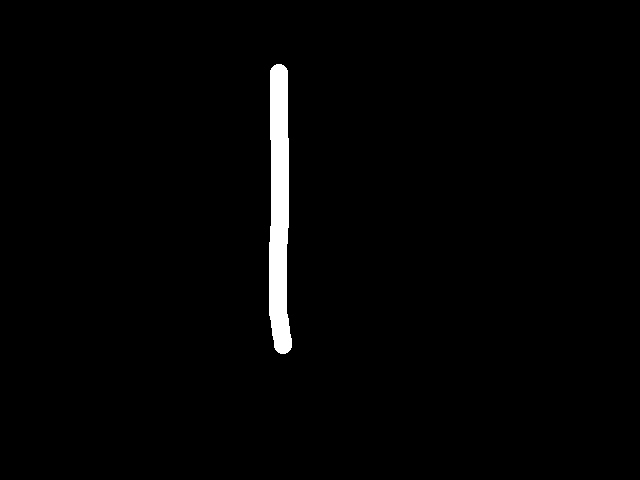
#> input picture empty.jpg, 640 x 480 px
$ python p3.py
#> lines starting #> are read from the running program, lines starting #| are printed output that depends on the picture
#> the answer given: 1
import numpy as np
from PIL import Image
import matplotlib.pyplot as plt

def readImage(path):
#> called with path = 'empty.jpg'
    im=Image.open(path)
#> im is the input picture: PIL image 640x480 L; min 0, max 255, mean 4.3
#> the answer given: 100

    # im.show()
    return im

def applyFilter(npImage,filter_array,type="weight"):
#> called with type = 'weight'
    filter_size, _=filter_array.shape
#> filter_size = 100
    num_rows, num_cols = npImage.shape
#> num_rows = 480; num_cols = 640
    padded=np.pad(npImage,
        ((int((filter_size-1)/2),int((filter_size-1)/2)),(int((filter_size-1)/2),int((filter_size-1)/2)))
        ,'constant')
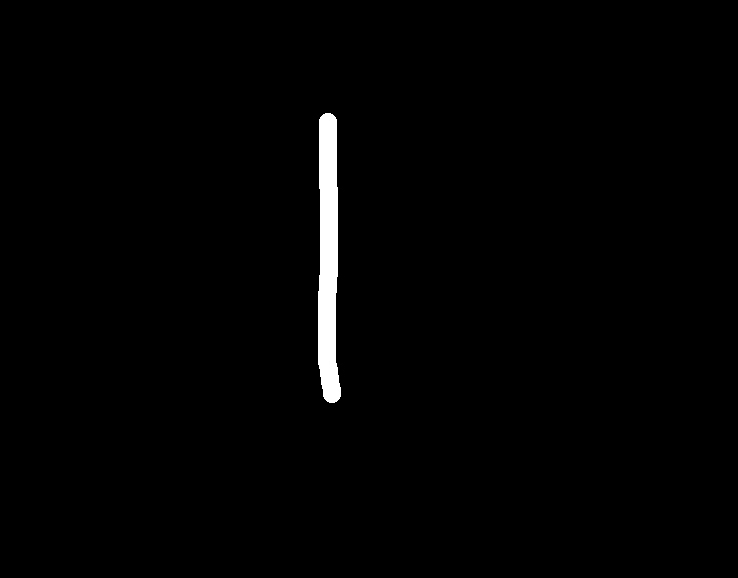
#> padded: shape (578, 738); min 0, max 255, mean 3.1
    lst=[]
    for i in range(num_rows):
        for j in range(num_cols):
            window = padded[i:(filter_size+i),j:(filter_size+j)]

            r=0
            #applying filter
            if(type=="weight"):
                r = np.sum(np.multiply(filter_array,window))
            elif(type=="median"):
                r=np.median(window)

            lst.append(r)
#> filter_array: shape (100, 100) float64; every value is 0.0001
#> window: shape (100, 99); every value is 0
#> after the loop, lst = 639 values from 0 to 0
    newArray = np.resize(lst,(num_rows,num_cols))
    # Normalised [0,255] for negative
    # newArray = 255*((newArray - np.min(newArray))/np.ptp(newArray))
    return newArray

def averageFilter(img):
    npImage=np.array(img)
    filter_size=int(input("Enter filter size:"))
    filter_array=np.full((filter_size,filter_size), 1/(filter_size*filter_size))
    newArray=applyFilter(npImage,filter_array)
    newImage=Image.fromarray(newArray.astype(np.uint8))
    newImage.show()

def weightedFilter(img):
    npImage=np.array(img)
    filter_size=int(input("Enter filter size:"))
    filter_array=[]
    for i in range(filter_size):
        for j in range(filter_size):
            weight=float(input("Enter weight[{}][{}]:".format(i,j)))
            filter_array.append(weight)
    filter_array=np.resize(filter_array,(filter_size,filter_size))
    newArray=applyFilter(npImage,filter_array)
    newImage=Image.fromarray(newArray.astype(np.uint8))
    newImage.show()

def medianFilter(img):
    npImage=np.array(img)
    filter_size=int(input("Enter filter size:"))
    filter_array=np.full((filter_size,filter_size), 0) #dummy to send filter size
    newArray=applyFilter(npImage,filter_array,"median")
    newImage=Image.fromarray(newArray.astype(np.uint8))
    newImage.show()

def highBoost(img):
    npImage=np.array(img)
    filter_size=int(input("Enter filter size:"))
    filter_array=[]
    for i in range(filter_size):
        for j in range(filter_size):
            weight=float(input("Enter weight[{}][{}]:".format(i,j)))
            filter_array.append(weight)
    A=float(input("Enter amplification factor:"))
    filter_array=np.resize(filter_array,(filter_size,filter_size))
    newArray=applyFilter(npImage,filter_array)
    newArray=(A-1) * npImage + newArray
    newImage=Image.fromarray(newArray.astype(np.uint8))
    newImage.show()

inp=int(input("Enter your choice:\n \
    Smoothing: \n \
    1. Average Filter\n \
    2. Weighted Smoothing Filter\n \
    3. Median Filter \n \
    Sharpening: \n \
    4. Weighted Sharpening Filter \n \
    5. High Boost: \n \
    "))
im=readImage("empty.jpg")
if(inp==1):
#> (the run stopped early here; a loop or call above may not have finished)
